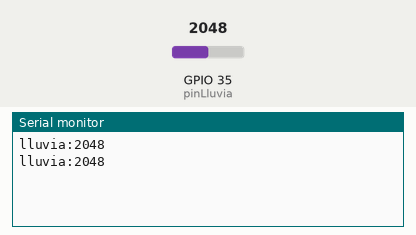
Recording of a sketch running on a simulated ESP32. Parts: the last lines printed to the serial monitor. The inputs (shaded band) are chosen by the test bench; at power-on: GPIO 35 (pinLluvia) = 2048.

Above: at 2.8 s.
2.9 s: GPIO 35 (pinLluvia) set to 2866
At 5.2 s:
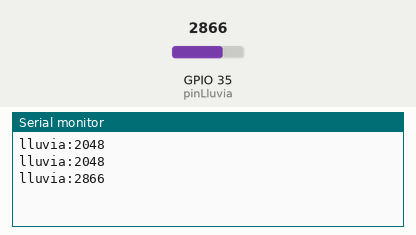
5.6 s: GPIO 35 (pinLluvia) set to 3603
At 6.8 s:
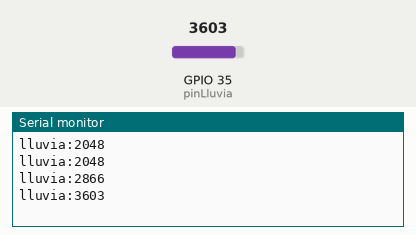
Timing chart, 0 to 8.6 s (numbered marks = the images above; inputs shaded):
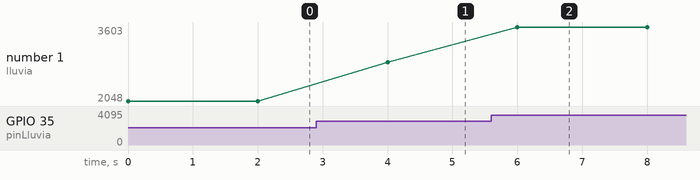

Measured:
- after the input at 2.9 s, the serial monitor: prints a new line after 1.1 s (image 1)
- after the input at 5.6 s, the serial monitor: prints a new line after 0.40 s (image 2)
- plotted number 1: 2048 → 2866 after the input at 2.9 s, 2866 → 3603 after the input at 5.6 s

The sketch:

nodoD_lluvia.ino
```cpp
int pinLluvia = 35;

void setup() {
  Serial.begin(115200);
}

void loop() {
  int valor = analogRead(pinLluvia);

  Serial.print("lluvia:");
  Serial.println(valor);

  delay(2000);
}
```
